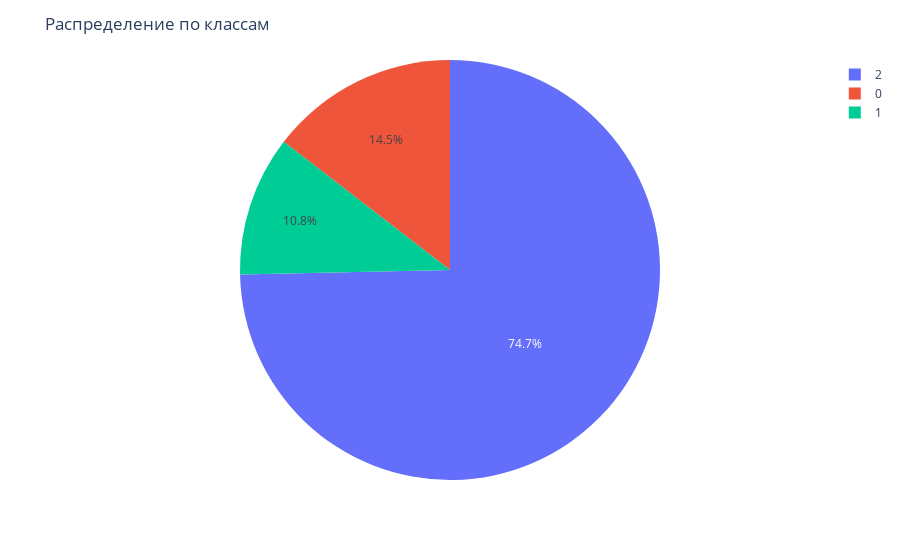

Notebook cell for this chart:
### Code cell
#4
'''Создайте столбец [CLASS], значение в котором рассчитываются на основе среднего значения 
в столбце TARGET (mean_T) – {0, если значение меньше 0,7mean_T}, {2, если значение больше 1,3mean_T}, {1, в остальных случаях}. 
Постройте секторную диаграмму для целевой переменной [CLASS]. Добавьте необходимые подписи. [0,25 балла].'''
                                                                                    
m = data.TARGET.mean() 
def zamena(a):
    if a<0.7*m:
        b = 0
    elif a>1.3*m:
        b= 2
    else:
        b= 1
    return b

data['TEST1'] = data.TARGET 
data['CLASS'] = [zamena(x) for x in data.TEST1]
data = data.drop(columns='TEST1')
print(data)

import plotly.express as px
fig = px.pie(data, values='TARGET', names='CLASS')
fig.update_layout(title='Распределение по классам')
fig.show()

### Figure 1 — Plotly figure (JSON) as saved in the notebook; plotly's stock layout.template omitted (floating-point values rounded to 4 significant figures; data arrays with more than 128 entries replaced by an {"elided": "..."} marker saying what was removed)
{"data": [{"domain": {"x": [0, 1], "y": [0, 1]}, "hovertemplate": "CLASS=%{label}<br>TARGET=%{value}<extra></extra>", "labels": {"elided": "1275 int values"}, "legendgroup": "", "name": "", "showlegend": true, "type": "pie", "values": {"elided": "1275 float values"}}], "layout": {"legend": {"tracegroupgap": 0}, "margin": {"t": 60}, "title": {"text": "Распределение по классам"}}}
